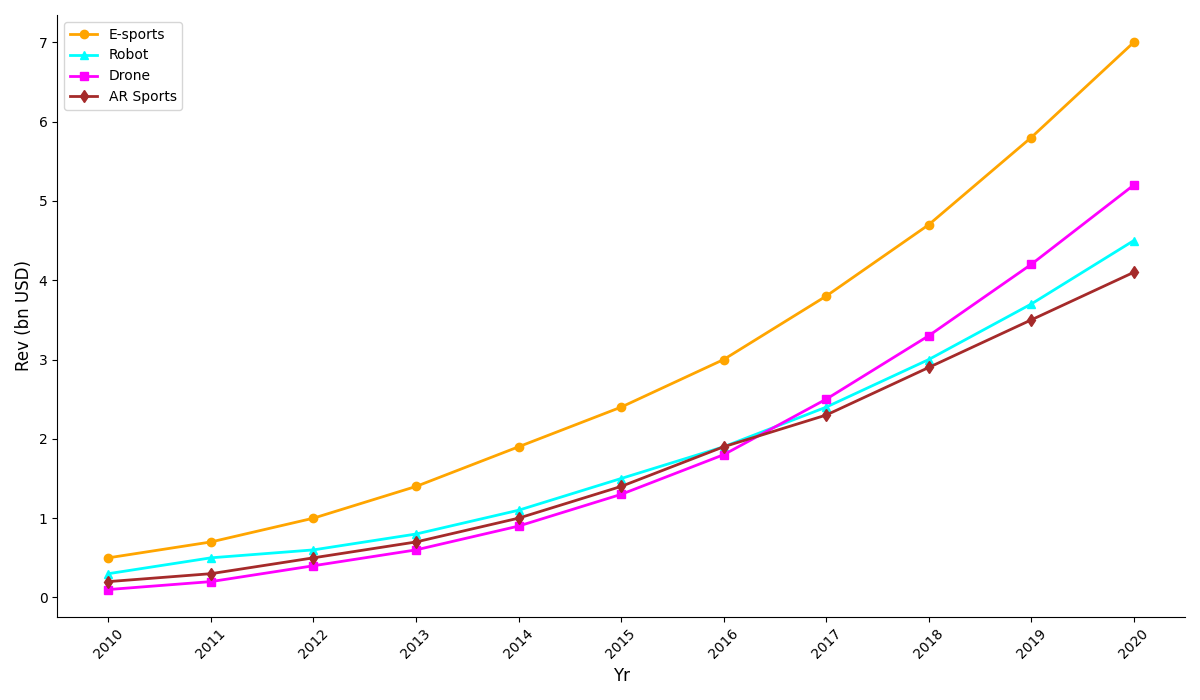

Generate this figure with Python:
import numpy as np
import matplotlib.pyplot as plt

years = np.arange(2010, 2021)

esports_rev = np.array([0.5, 0.7, 1.0, 1.4, 1.9, 2.4, 3.0, 3.8, 4.7, 5.8, 7.0])
robot_rev = np.array([0.3, 0.5, 0.6, 0.8, 1.1, 1.5, 1.9, 2.4, 3.0, 3.7, 4.5])
drone_rev = np.array([0.1, 0.2, 0.4, 0.6, 0.9, 1.3, 1.8, 2.5, 3.3, 4.2, 5.2])
ar_rev = np.array([0.2, 0.3, 0.5, 0.7, 1.0, 1.4, 1.9, 2.3, 2.9, 3.5, 4.1])

fig, ax = plt.subplots(figsize=(12, 7))

ax.plot(years, esports_rev, marker='o', linestyle='-', color='orange', linewidth=2, label='E-sports')
ax.plot(years, robot_rev, marker='^', linestyle='-', color='cyan', linewidth=2, label='Robot')
ax.plot(years, drone_rev, marker='s', linestyle='-', color='magenta', linewidth=2, label='Drone')
ax.plot(years, ar_rev, marker='d', linestyle='-', color='brown', linewidth=2, label='AR Sports')

ax.set_xlabel('Yr', fontsize=12)
ax.set_ylabel('Rev (bn USD)', fontsize=12)

ax.set_xticks(years)
ax.set_xticklabels(years, rotation=45)
ax.legend()

ax.spines['top'].set_visible(False)
ax.spines['right'].set_visible(False)

plt.tight_layout()
plt.show()
